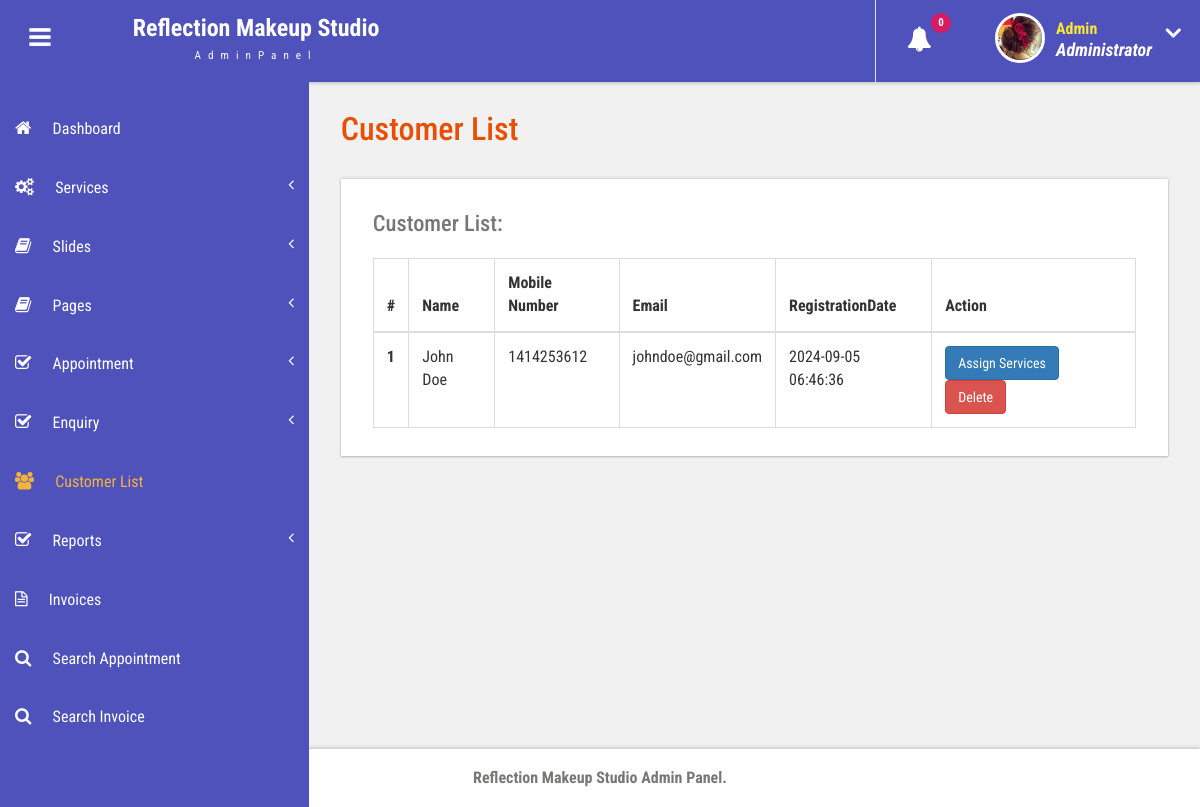
/rms/admin/customer-list.php (signed in), run on the app's committed database.
### tables this page shows
CREATE TABLE `tbluser` (
  `ID` int(10) NOT NULL,
  `FirstName` varchar(120) DEFAULT NULL,
  `LastName` varchar(250) DEFAULT NULL,
  `MobileNumber` bigint(10) DEFAULT NULL,
  `Email` varchar(120) DEFAULT NULL,
  `Password` varchar(120) DEFAULT NULL,
  `RegDate` timestamp NULL DEFAULT current_timestamp()
);

### rms/admin/customer-list.php (the view, shortened to what this page needs)
<?php
include('includes/dbconnection.php');
if (strlen($_SESSION['bpmsaid']==0)) {
  header('location:logout.php');
  } else{
  ?>
<!DOCTYPE HTML>
<html>
<head>
<link href="css/bootstrap.css" rel='stylesheet' type='text/css' />
<link href="css/style.css" rel='stylesheet' type='text/css' />
<link href="css/font-awesome.css" rel="stylesheet">
<link href="css/animate.css" rel="stylesheet" type="text/css" media="all">
<link href="css/custom.css" rel="stylesheet">
</head>
<body class="cbp-spmenu-push">
	<div class="main-content">
		 <?php include_once('includes/sidebar.php');?>
		 <?php include_once('includes/header.php');?>
		<div id="page-wrapper">
			<div class="main-page">
				<div class="tables">
					<h3 class="title1">Customer List</h3>
					<div class="table-responsive bs-example widget-shadow">
						<h4>Customer List:</h4>
						<table class="table table-bordered"> <thead> <tr> <th>#</th> <th>Name</th> <th>Mobile Number</th><th>Email</th> <th>RegistrationDate</th><th>Action</th> </tr> </thead> <tbody>
<?php
$ret=mysqli_query($con,"select *from  tbluser");
$cnt=1;
while ($row=mysqli_fetch_array($ret)) {
?>
						 <tr> <th scope="row"><?php echo $cnt;?></th> <td><?php  echo $row['FirstName'];?> <?php  echo $row['LastName'];?></td> <td><?php  echo $row['MobileNumber'];?></td><td><?php  echo $row['Email'];?></td><td><?php  echo $row['RegDate'];?></td>
						 	<td> <a href="add-customer-services.php?addid=<?php echo $row['ID'];?>" class="btn btn-primary">Assign Services</a>
<a href="customer-list.php?delid=<?php echo $row['ID'];?>" class="btn btn-danger" onClick="return confirm('Are you sure you want to delete?')">Delete</a>
						 		</td> </tr>   <?php
$cnt=$cnt+1;
}?></tbody> </table>
					</div>
				</div>
			</div>
		</div>
		 <?php include_once('includes/footer.php');?>
	</div>
</body>
</html>
<?php }  ?>

### rms/admin/includes/header.php (shortened to what this page needs)
<div class="sticky-header header-section " style="background-color: #4f52ba;">
      <div class="header-left" >
        <button id="showLeftPush" style="background-color: #4f52ba;"><i class="fa fa-bars" style="color: white; font-size: 25px;"></i></button>
        <div class="logo" style="background-color: #4f52ba;">
          <a href="index.html">
            <h1>Reflection Makeup Studio</h1><span>AdminPanel</span>
          </a>
        </div>
      </div>
      <div class="header-right">
        <div class="profile_details_left">
          <ul class="nofitications-dropdown">
            <?php
$ret1=mysqli_query($con,"select tbluser.FirstName,tbluser.LastName,tblbook.ID as bid,tblbook.AptNumber from tblbook join tbluser on tbluser.ID=tblbook.UserID where tblbook.Status is null");
$num=mysqli_num_rows($ret1);
?>
            <li class="dropdown head-dpdn">
              <a href="#" class="dropdown-toggle" data-toggle="dropdown" aria-expanded="false"><i class="fa fa-bell" style="color: white; font-size: 25px;"></i>
              <span class="badge blue"><?php echo $num;?></span></a>
            </li>
          </ul>
          <div class="clearfix"> </div>
        </div>
        <div class="profile_details">
        <?php
$adid=$_SESSION['bpmsaid'];
$ret=mysqli_query($con,"select AdminName from tbladmin where ID='$adid'");
$row=mysqli_fetch_array($ret);
$name=$row['AdminName'];
?>
          <ul>
            <li class="dropdown profile_details_drop">
              <a href="#" class="dropdown-toggle" data-toggle="dropdown" aria-expanded="false">
                <div class="profile_img">
                  <span class="prfil-img"><img src="images/admin.jpg" alt="" width="50" height="50" style="border: 3px solid white; border-radius: 50%;"></span>
                  <div class="user-name">
                    <p  style="color:#fae637;"><?php echo $name; ?></p>
                    <span style="color: #ffffff; font-size: 18px; font-weight: bold;">Administrator</span>
                  </div>
                  <i class="fa fa-angle-down lnr" style="color: white; font-weight: bold;"></i>
                  <div class="clearfix"></div>
                </div>
              </a>
            </li>
          </ul>
        </div>
      </div>
      <div class="clearfix"> </div>
    </div>

### rms/admin/css/style.css (style rules this page uses)
h4, h5, h6, h1, h2, h3 { margin: 0; }
ul, ol { margin: 0; }
p { margin: 0; }
html, body { font-family: 'Roboto Condensed', sans-serif; font-size: 100%; overflow-x: hidden; background: #fff; }
body a { transition: 0.5s all ease; -webkit-transition: 0.5s all ease; -moz-transition: 0.5s all ease; -o-transition: 0.5s all ease; -ms-transition: 0.5s all ease; text-decoration:none; }
h1,h2,h3,h4,h5,h6 { margin:0; }
p { margin:0; }
ul,label { margin:0; padding:0; }
.main-content { position: relative; }
.sticky-header { position: fixed; top: 0; left:0px; width: 100%; z-index: 100; }
.header-section { background:#FFF; box-shadow: 1px 1px 4px rgba(0, 0, 0, 0.21); -webkit-box-shadow: 1px 1px 4px rgba(0, 0, 0, 0.21); -moz-box-shadow: 1px 1px 4px rgba(0, 0, 0, 0.21); -o-box-shadow: 1px 1px 4px rgba(0, 0, 0, 0.21); }
.header-section::after { clear: both; display: block; content: ''; }
.header-left { float: left; width: 45%; }
.header-right { float: right; }
button#showLeftPush { font-size: 1.5em; width: 80px; padding: 0.87em 0; text-align: center; cursor: pointer; float: left; color: #6F6F6F; -moz-transition: all 0.2s ease-out 0s; -webkit-transition: all 0.2s ease-out 0s; transition: all 0.2s ease-out 0s; border: none; background-color: #fff; outline:none; }
.cbp-spmenu-push { overflow-x: hidden; position: relative; }
.cbp-spmenu, .cbp-spmenu-push { -webkit-transition: all 0.3s ease; -moz-transition: all 0.3s ease; transition: all 0.3s ease; }
.cbp-spmenu-push div#page-wrapper { margin: 0 0 0 19.3em; transition:.5s all; -webkit-transition:.5s all; -moz-transition:.5s all; }
.fa { display: inline-block; font-family: FontAwesome; font-style: normal; font-weight: normal; line-height: 1; -webkit-font-smoothing: antialiased; -moz-osx-font-smoothing: grayscale; }
.logo { background: #6164C1; text-align: center; float: left; }
.logo a { padding: 0.9em 3.3em .7em; display: block; text-decoration: none; }
.logo a h1 { color: #fff; font-size: 1.5em; line-height: 1.2em; font-weight: 700; }
.logo a span { color: #F8F8F8; font-size: .7em; text-align: center; letter-spacing: 7px; }
.profile_details_left { float: left; }
li.dropdown.head-dpdn { display: inline-block; padding: 1.7em 0; border-left: 1px solid #E0E0E0; float: left; }
li.dropdown.head-dpdn a.dropdown-toggle { padding: 1.7em 2em; }
i.fa.fa-bell { color:#6F6F6F; }
.header-right span.badge { font-size: 11px; font-weight: bold; color: #FFF; background: #8BC34A; line-height: 15px; width: 20px; height: 20px; border-radius: 2em; -webkit-border-radius: 2em; -moz-border-radius: 2em; -o-border-radius: 2em; text-align: center; display: inline-block; position: absolute; top: 16%; padding: 2px 0 0; }
.header-right span.blue { background-color:#D81B60; }
.profile_details { float: right; }
.profile_details_drop a.dropdown-toggle { display:block; padding: 0.8em 3em 0 2em; }
.profile_img span.prfil-img { float:left; }
.user-name { float:left; margin-top:8px; margin-left:11px; height:35px; }
.profile_details ul li { list-style-type:none; position:relative; }
.profile_details li a i.fa.lnr { position: absolute; top: 34%; right: 8%; color: #4F52BA; font-size: 1.6em; }
.user-name p { font-size:1em; color:#DD6777; line-height:1em; font-weight:700; }
.user-name span { font-size: .75em; font-style: italic; color: #424f63; font-weight: normal; margin-top: .3em; }
.widget-shadow { background-color: #fff; box-shadow: 0 -1px 3px rgba(0,0,0,.12),0 1px 2px rgba(0,0,0,.24); -webkit-box-shadow: 0 -1px 3px rgba(0,0,0,.12),0 1px 2px rgba(0,0,0,.24); -moz-box-shadow: 0 -1px 3px rgba(0,0,0,.12),0 1px 2px rgba(0,0,0,.24); }
h3.title1 { font-size: 2em; color: #e94e02; margin-bottom: 0.8em; }
.table > thead > tr > th, .table > tbody > tr > th, .table > tfoot > tr > th, .table > thead > tr > td, .table > tbody > tr > td, .table > tfoot > tr > td { border-top: none; }
.tables h4 { font-size: 1.4em; margin-bottom: 1em; color: #777777; }
.tables .panel-body ,.tables .bs-example { padding: 2em 2em 0.5em; }
.tables .table > thead > tr > th, .tables .table > tbody > tr > th, .tables .table > tfoot > tr > th, .tables .table > thead > tr > td, .tables .table > tbody > tr > td, .tables .table > tfoot > tr > td { padding: 13px; border-top: 1px solid #E0E0E0; }
.bs-example { margin-top: 2em; }

### rms/admin/css/custom.css (style rules this page uses)
#page-wrapper { padding:7em 2em 2.5em; background-color: #F1F1F1; }

### data on the page
tbluser: FirstName "John", LastName "Doe", MobileNumber "1414253612", Email "johndoe@gmail.com", RegDate "2024-09-05 06:46:36"

### other printed values
$num "0"
$name "Admin"
